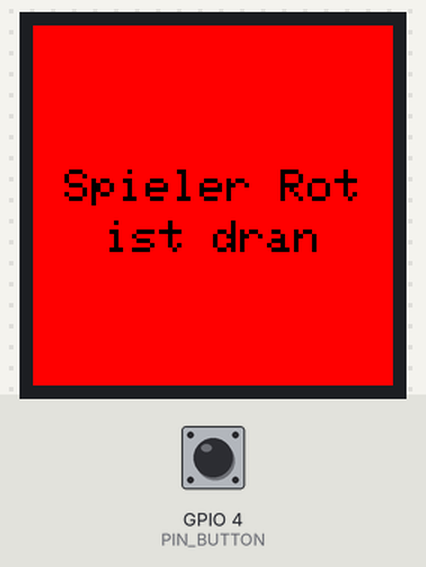
A program run on a simulated ESP32. On the bench: 240×240 colour display. Inputs (shaded band) come from the test bench; at power-on: GPIO 4 (PIN_BUTTON) HIGH. Random numbers use the default seed unless the program sets one; what the program prints to the serial monitor is not drawn.

Above: at 1.5 s.
1.6 s: GPIO 4 (PIN_BUTTON) pulled LOW for 0.15 s
At 5.2 s:
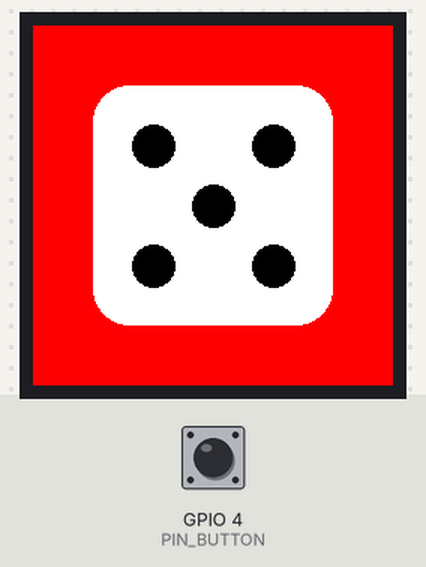
At 7.6 s:
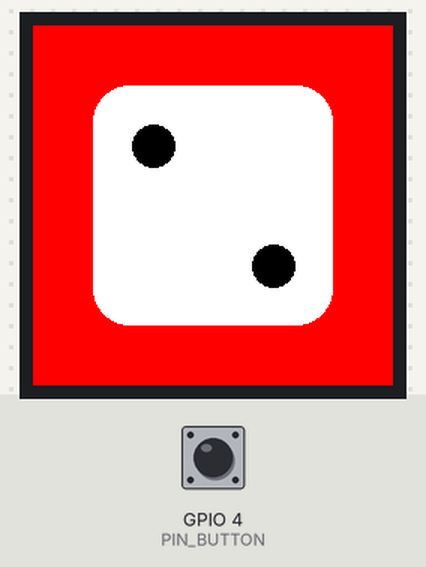
Timing chart, 0 to 8.3 s (numbered marks = the images above; inputs shaded):
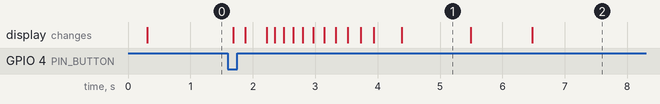

Measured:
- after the input at 1.6 s, the display: first changes after 0.09 s (image 1 shows a later state)
- what the display in image 1 shows lasts 1.1 s, from 4.4 s to 5.5 s

The program:

main.cpp
```cpp
#include <Arduino.h>
#include <SPI.h>
#include <Adafruit_GFX.h>
#include <Adafruit_GC9A01A.h>
#include <esp_system.h>

const int PIN_TFT_CS = 5;
const int PIN_TFT_DC = 16;
const int PIN_TFT_RST = 17;
const int PIN_TFT_SCLK = 18;
const int PIN_TFT_MOSI = 23;
const int PIN_BUTTON = 4;

const int DICE_SIZE = 160;
const int DICE_CORNER_RADIUS = 24;
const int DICE_DOT_RADIUS = 14;
const uint16_t COLOR_BG = GC9A01A_RED;
const uint16_t COLOR_DICE = GC9A01A_WHITE;
const uint16_t COLOR_DICE_BORDER = GC9A01A_WHITE;
const uint16_t COLOR_DICE_DOT = GC9A01A_BLACK;

const int DICE_STEPS = 20;
const int FAST_DELAY_MS = 60;
const int MEDIUM_DELAY_MS = 200;
const int SLOW_DELAY_1_MS = 400;
const int SLOW_DELAY_2_MS = 650;
const int SLOW_DELAY_3_MS = 950;

Adafruit_GC9A01A tft(PIN_TFT_CS, PIN_TFT_DC, PIN_TFT_RST);
bool showPromptScreen = true;
int gridCenterX = 0;
int gridCenterY = 0;
int gridStep = 0;

void drawPrompt() {
  tft.fillScreen(COLOR_BG);
  tft.setTextColor(GC9A01A_BLACK);
  tft.setTextSize(3);

  const char *line1 = "Spieler Rot";
  const char *line2 = "ist dran";

  int16_t x1, y1;
  uint16_t w1, h1;
  tft.getTextBounds(line1, 0, 0, &x1, &y1, &w1, &h1);
  int16_t x2, y2;
  uint16_t w2, h2;
  tft.getTextBounds(line2, 0, 0, &x2, &y2, &w2, &h2);

  int line1Y = (tft.height() / 2) - h1;
  int line2Y = line1Y + h1 + 10;

  tft.setCursor((tft.width() - w1) / 2, line1Y);
  tft.print(line1);
  tft.setCursor((tft.width() - w2) / 2, line2Y);
  tft.print(line2);

  showPromptScreen = true;
}

void drawDiceBackground() {
  int originX = (tft.width() - DICE_SIZE) / 2;
  int originY = (tft.height() - DICE_SIZE) / 2;
  gridCenterX = originX + DICE_SIZE / 2;
  gridCenterY = originY + DICE_SIZE / 2;
  gridStep = DICE_SIZE / 4;

  tft.fillRoundRect(originX, originY, DICE_SIZE, DICE_SIZE, DICE_CORNER_RADIUS, COLOR_DICE);
  tft.drawRoundRect(originX, originY, DICE_SIZE, DICE_SIZE, DICE_CORNER_RADIUS, COLOR_DICE_BORDER);
}

void drawDot(int dx, int dy) {
  int x = gridCenterX + dx * gridStep;
  int y = gridCenterY + dy * gridStep;
  tft.fillCircle(x, y, DICE_DOT_RADIUS, COLOR_DICE_DOT);
}

void drawDiceFace(int face) {
  drawDiceBackground();

  if (face == 1) {
    drawDot(0, 0);
  } else if (face == 2) {
    drawDot(-1, -1);
    drawDot(1, 1);
  } else if (face == 3) {
    drawDot(-1, -1);
    drawDot(0, 0);
    drawDot(1, 1);
  } else if (face == 4) {
    drawDot(-1, -1);
    drawDot(1, -1);
    drawDot(-1, 1);
    drawDot(1, 1);
  } else if (face == 5) {
    drawDot(-1, -1);
    drawDot(1, -1);
    drawDot(0, 0);
    drawDot(-1, 1);
    drawDot(1, 1);
  } else if (face == 6) {
    drawDot(-1, -1);
    drawDot(1, -1);
    drawDot(-1, 0);
    drawDot(1, 0);
    drawDot(-1, 1);
    drawDot(1, 1);
  }

  showPromptScreen = false;
}

void waitMs(int ms) {
  delay(ms);
}

void rollDiceAnimation() {
  tft.fillScreen(COLOR_BG);

  for (int i = 0; i < DICE_STEPS; i++) {
    int value = random(6) + 1;
    drawDiceFace(value);

    if (i < DICE_STEPS - 3) {
      int stepDelay = map(i, 0, DICE_STEPS - 4, FAST_DELAY_MS, MEDIUM_DELAY_MS);
      waitMs(stepDelay);
    } else if (i == DICE_STEPS - 3) {
      waitMs(SLOW_DELAY_1_MS);
    } else if (i == DICE_STEPS - 2) {
      waitMs(SLOW_DELAY_2_MS);
    } else {
      waitMs(SLOW_DELAY_3_MS);
    }
  }

  int finalValue = random(6) + 1;
  drawDiceFace(finalValue);
  Serial.printf("Spieler Rot: %d gewuerfelt\n", finalValue);
}

void setup() {
  Serial.begin(115200);
  delay(100);

  SPI.begin(PIN_TFT_SCLK, -1, PIN_TFT_MOSI);
  tft.begin(40000000);
  tft.setRotation(0);

  pinMode(PIN_BUTTON, INPUT_PULLUP);
  randomSeed(esp_random());

  drawPrompt();
}

void loop() {
  static bool lastButtonState = true;
  bool buttonNow = digitalRead(PIN_BUTTON);

  if (!buttonNow && lastButtonState) {
    if (showPromptScreen) {
      rollDiceAnimation();
    } else {
      drawPrompt();
    }
  }

  lastButtonState = buttonNow;
  delay(10);
}
```
